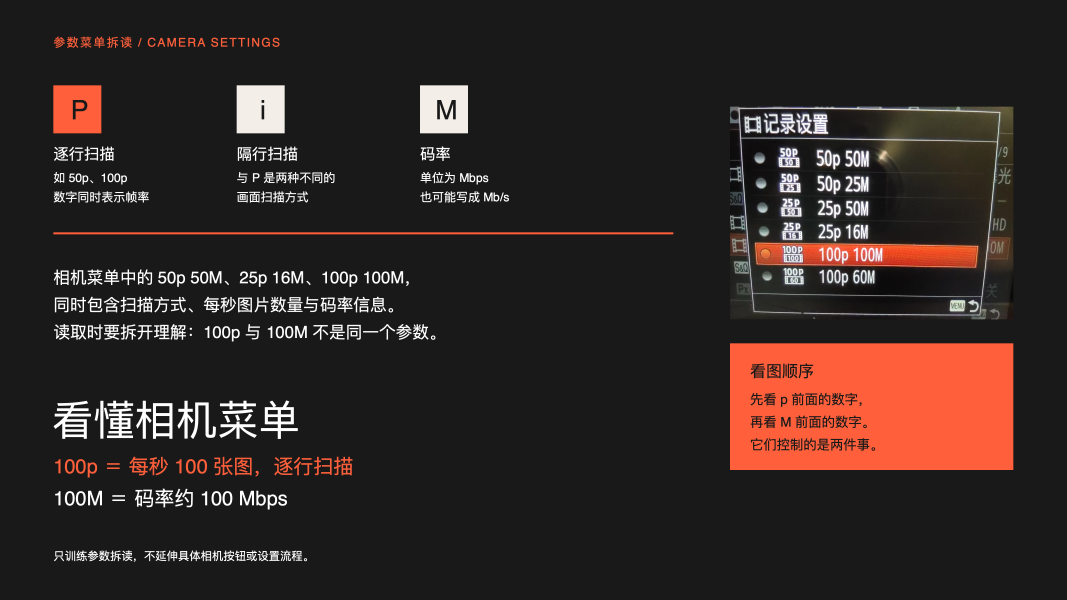
#> input picture skills/build-course-canva-deck/assets/golden-layouts/mockup-slide-camera-settings@2x.png, 3200 x 1800 px (shown at 1/3 size)
$ python make_contact_sheet.py --input-dir ../assets/golden-layouts --output out.png
#> lines starting #> are read from the running program, lines starting #| are printed output that depends on the picture
#!/usr/bin/env python3
"""Create a labeled contact sheet from rendered slide images."""

from __future__ import annotations

import argparse
import math
import re
from pathlib import Path

from PIL import Image, ImageDraw, ImageFont


def natural_key(path: Path) -> list[object]:
    return [int(part) if part.isdigit() else part.lower() for part in re.split(r"(\d+)", path.name)]


def main() -> int:
    parser = argparse.ArgumentParser()
    parser.add_argument("--input-dir", required=True, type=Path)
    parser.add_argument("--output", required=True, type=Path)
    parser.add_argument("--cols", type=int, default=4)
    parser.add_argument("--thumb-width", type=int, default=560)
    parser.add_argument("--gap", type=int, default=20)
    args = parser.parse_args()

    files = sorted(
        [
            path for path in args.input_dir.iterdir()
            if path.suffix.lower() in {".png", ".jpg", ".jpeg", ".webp"}
            and "montage" not in path.stem.lower()
            and "contact-sheet" not in path.stem.lower()
        ],
        key=natural_key,
    )
    if not files:
        raise SystemExit("no slide images found")
    font = ImageFont.load_default()
    cards: list[Image.Image] = []
    for index, path in enumerate(files, start=1):
        image = Image.open(path).convert("RGB")
        height = round(image.height * args.thumb_width / image.width)
#> height = 315
        image = image.resize((args.thumb_width, height), Image.Resampling.LANCZOS)
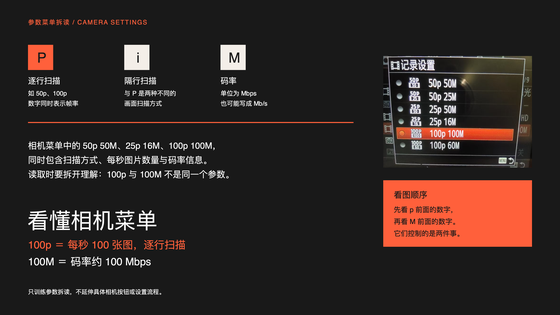
#> image: PIL image 560x315 RGB; mean R, G, B 50.1, 39.2, 36.3
        card = Image.new("RGB", (args.thumb_width, height + 34), "white")
#> card: PIL image 560x349 RGB; every value is 255
        card.paste(image, (0, 34))
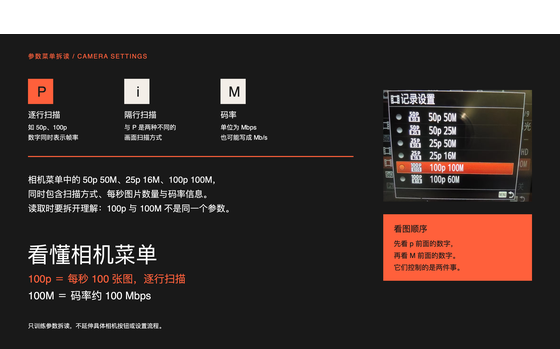
#> card: PIL image 560x349 RGB; mean R, G, B 70, 60.2, 57.6
        ImageDraw.Draw(card).text((10, 10), f"{index:02d}  {path.stem}", fill="#1C1C1C", font=font)
        cards.append(card)
#> pass 2 of the loop in main, `for index, path in enumerate(files, start=1):`:
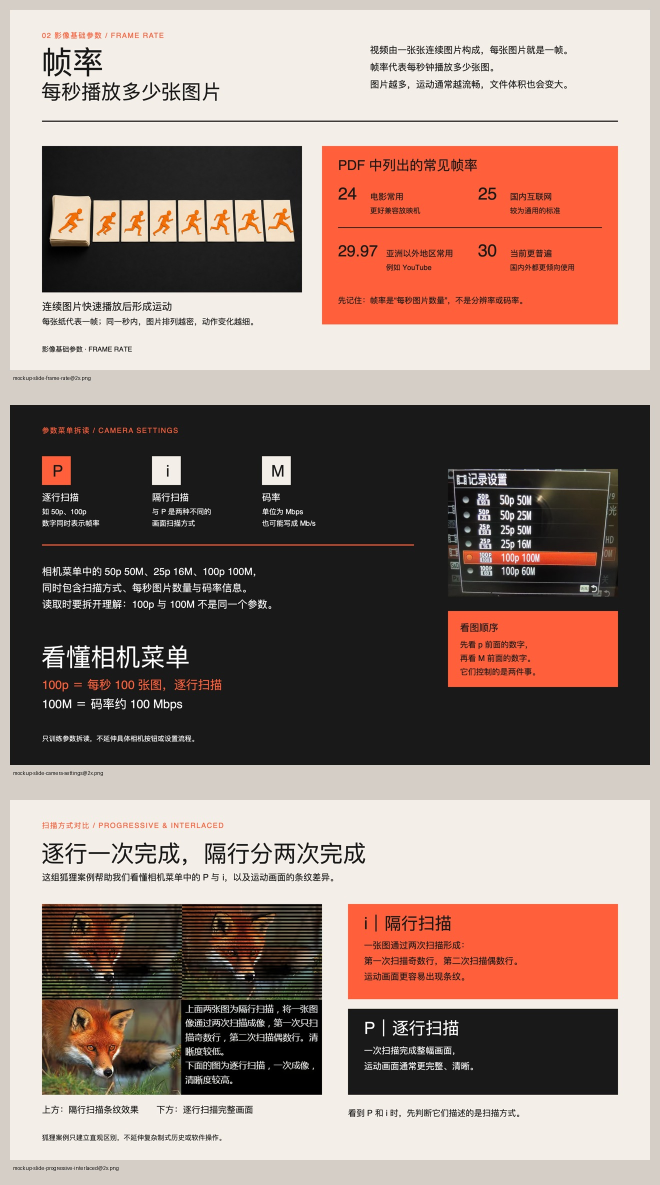
#> input picture skills/build-course-canva-deck/assets/golden-layouts/review-page-mockups.jpg, 1320 x 2370 px (shown at 1/2 size)
#> in main, image is the input picture: PIL image 1320x2370 RGB; mean R, G, B 153.9, 131.7, 123.1
#> in main, `image = image.resize((args.thumb_width, height), Image.Resampling.LANC..`:
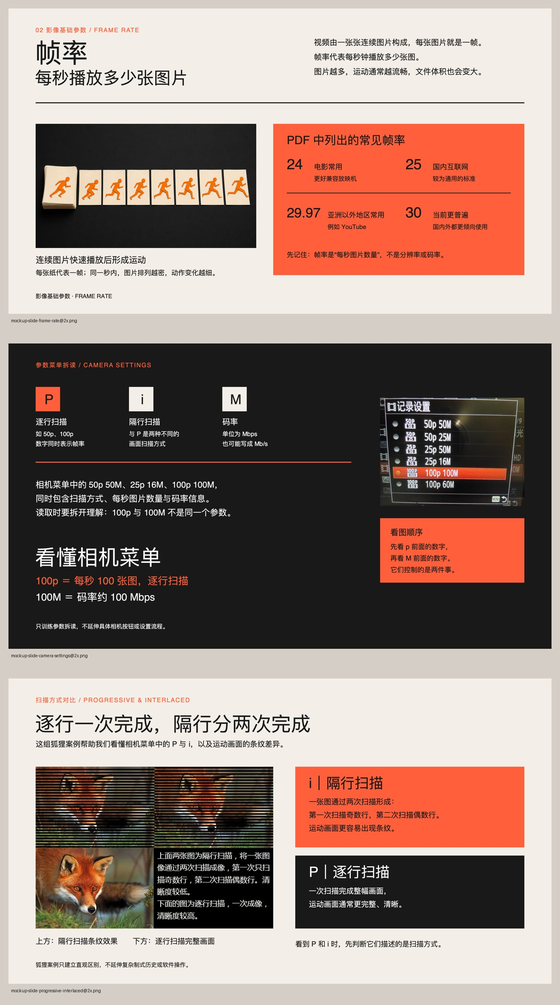
#> image: PIL image 560x1005 RGB; mean R, G, B 153.9, 131.7, 123.2
#> in main, `card.paste(image, (0, 34))`:
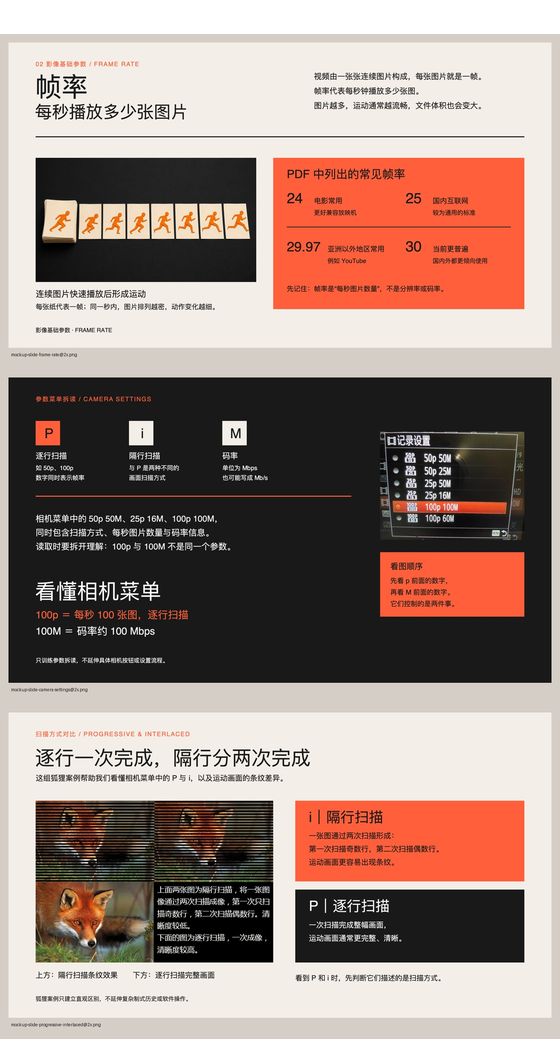
#> card: PIL image 560x1039 RGB; mean R, G, B 157.2, 135.7, 127.5
    cols = max(1, args.cols)
    rows = math.ceil(len(cards) / cols)
#> rows = 1
    row_height = max(card.height for card in cards)
#> row_height = 1039
    width = cols * args.thumb_width + (cols + 1) * args.gap
    height = rows * row_height + (rows + 1) * args.gap
#> height = 1079
    sheet = Image.new("RGB", (width, height), "#D8D2CC")
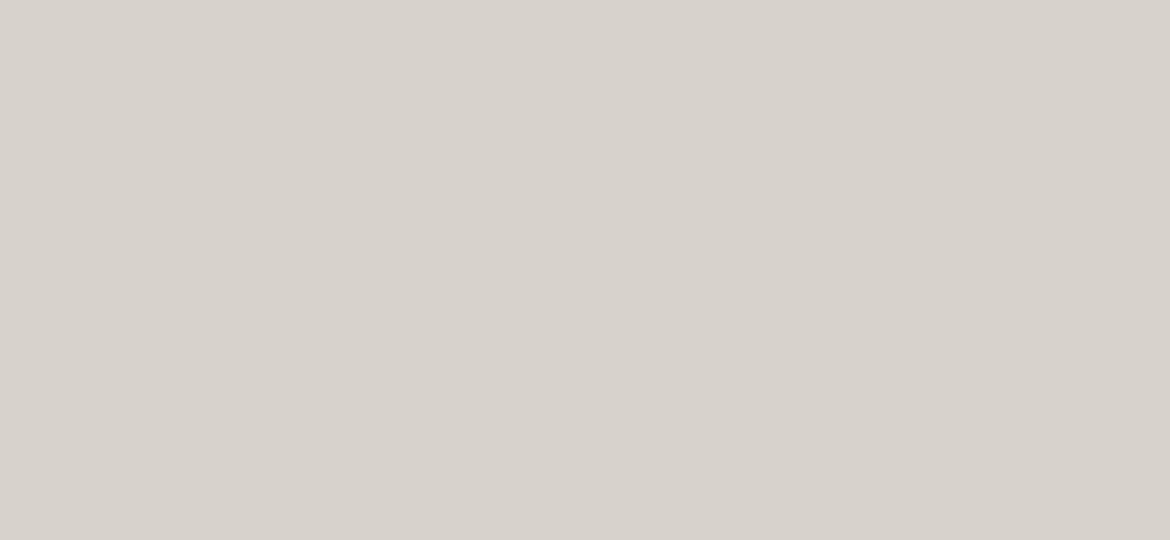
#> sheet: PIL image 2340x1079 RGB (shown at 1/2 size); mean R, G, B 216, 210, 204
    for index, card in enumerate(cards):
        x = args.gap + (index % cols) * (args.thumb_width + args.gap)
        y = args.gap + (index // cols) * (row_height + args.gap)
        sheet.paste(card, (x, y))
#> this loop made 2 passes
#> (x, y) on passes 1 to 2: (20, 20), (600, 20)
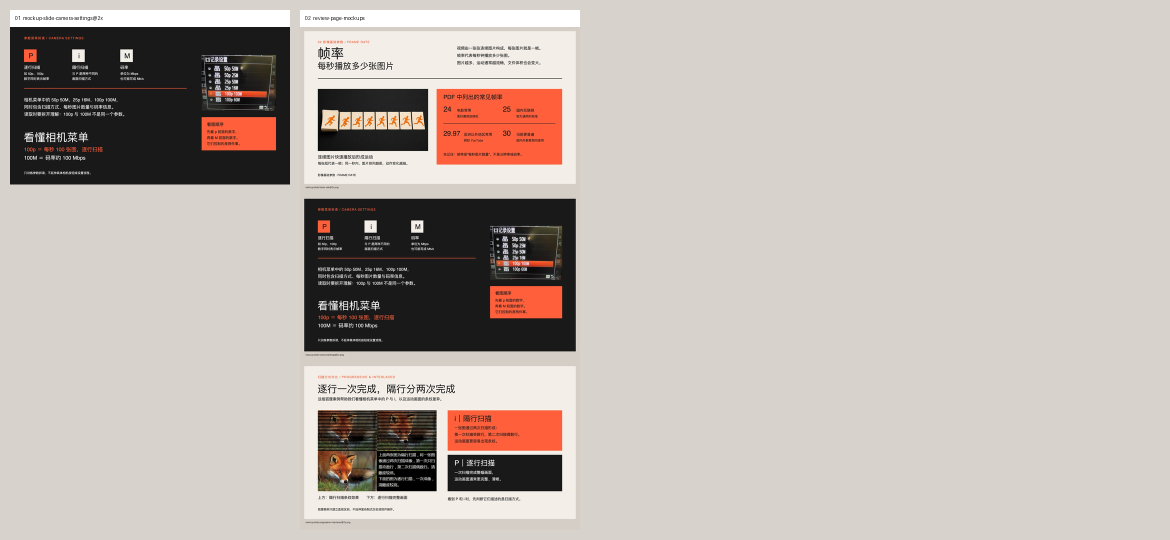
#> sheet: PIL image 2340x1079 RGB (shown at 1/2 size); mean R, G, B 191.1, 181.2, 175
    args.output.parent.mkdir(parents=True, exist_ok=True)
    sheet.save(args.output, quality=92)
    print(args.output)
    return 0


if __name__ == "__main__":
    raise SystemExit(main())
#> (the program exits here)
